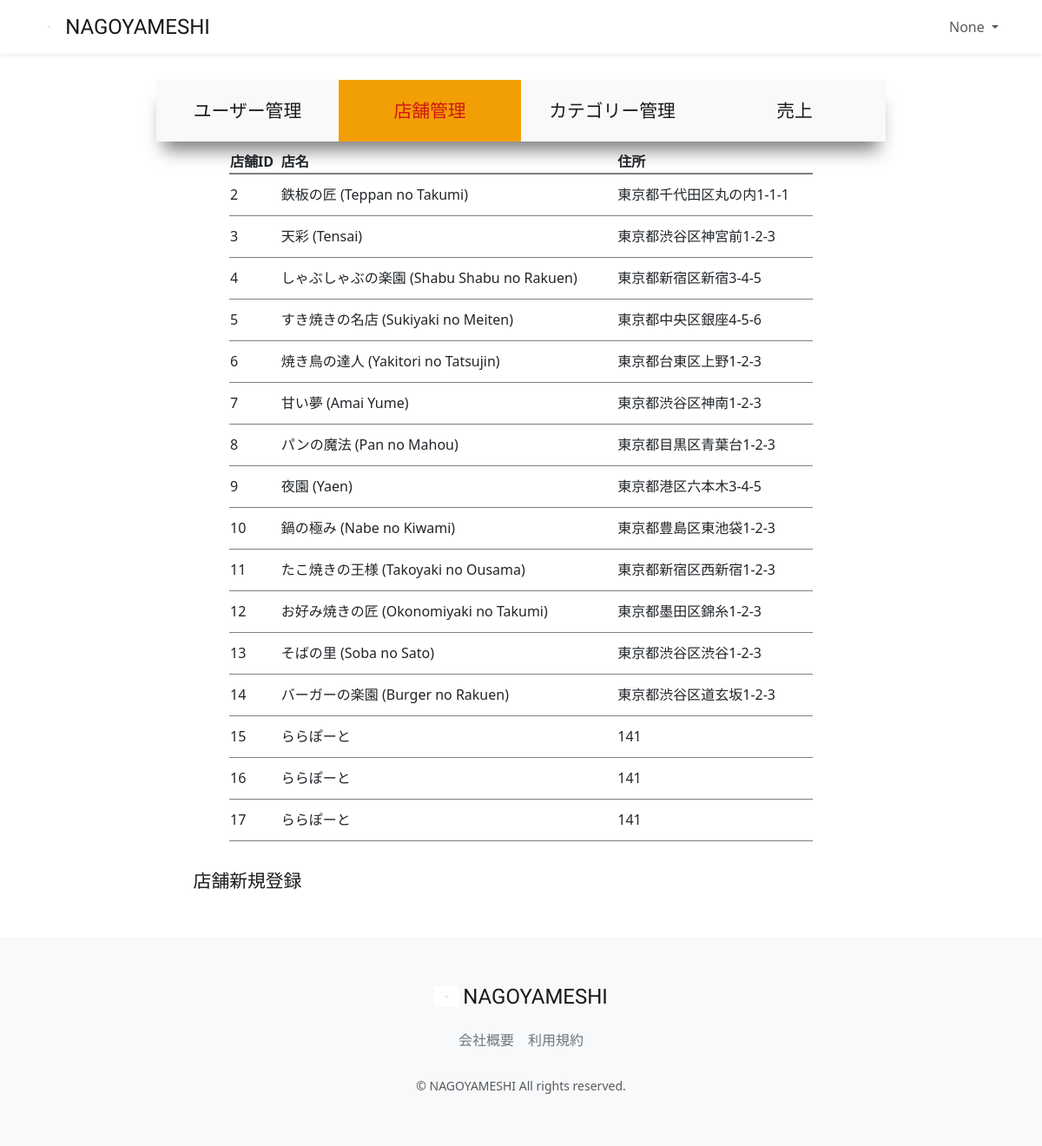
Before: /accounts/management/restaurant-manage-list (signed in) with the older database file.
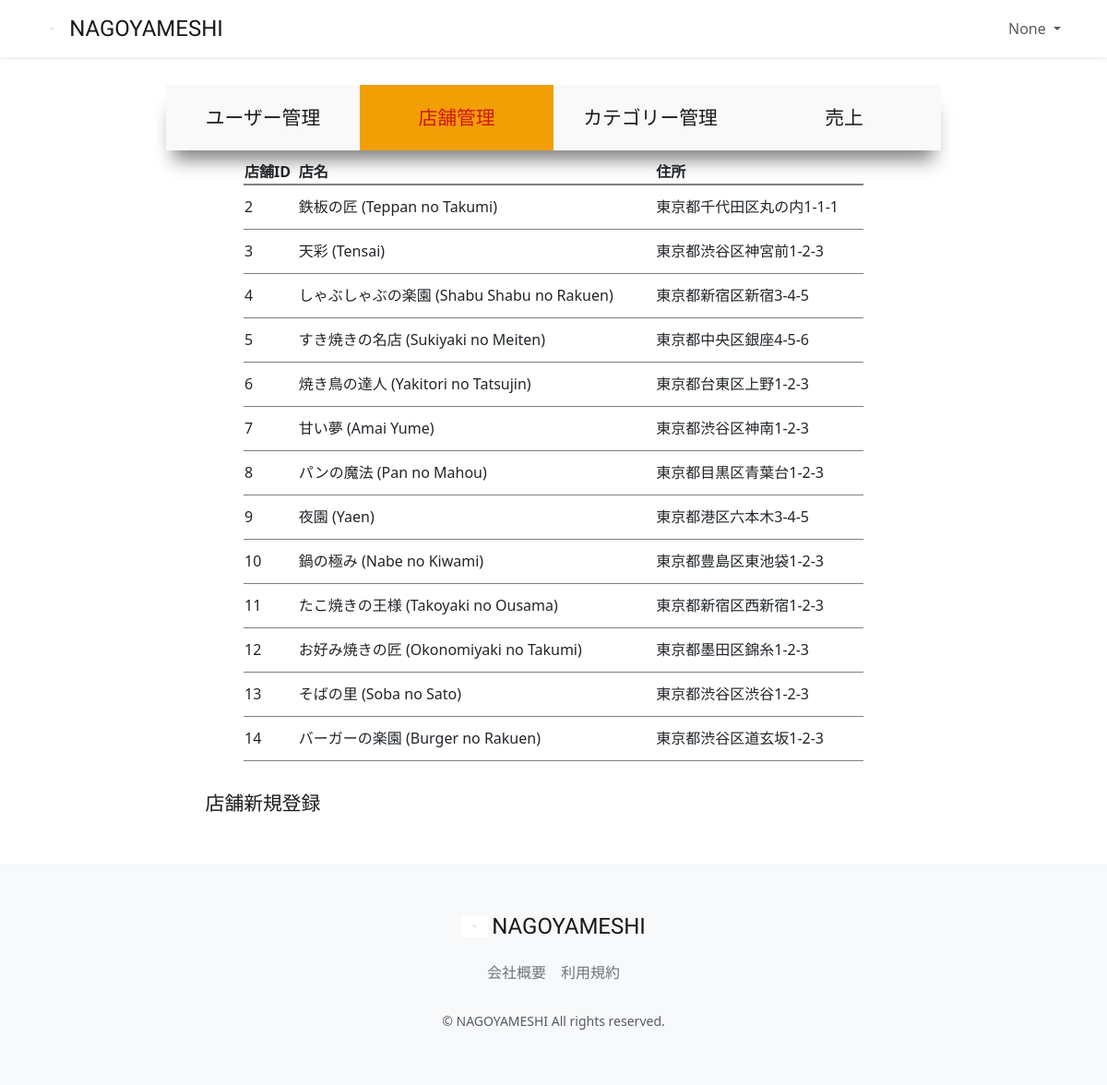
After: the same page with the newer database file.
### restaurant/models.py (models this page shows, shortened)
class Restaurant(models.Model):
    name = models.CharField(verbose_name='店舗名', max_length=64)
    description = models.CharField(verbose_name='説明', max_length=128)
    price = models.CharField(verbose_name='価格帯', max_length=32)
    zip_code = models.CharField(verbose_name='郵便番号', max_length=32)
    address = models.CharField(verbose_name='住所', max_length=128)
    business_time = models.CharField(verbose_name='営業時間', max_length=64)
    close_day_of_week = models.CharField(verbose_name='定休日', max_length=32)
    seats_number = models.CharField(verbose_name='座席数', max_length=32)
    category = models.ForeignKey(Category, verbose_name='カテゴリー', on_delete=models.PROTECT)
    rate = models.FloatField(verbose_name='レート', default=0.0)
    review_num = models.IntegerField(verbose_name='レビュー数', default=0)
    reservation_num = models.IntegerField(verbose_name='予約数', default=0)
    photo = models.ImageField(verbose_name='写真', blank=True, null=True)
    created_at = models.DateTimeField(verbose_name='作成日時', auto_now_add=True)
    updated_at = models.DateTimeField(verbose_name='更新日時', auto_now=True)
    class Meta:
        verbose_name_plural = 'Restaurant'

### accounts/views.py (the view)
# urls.py: path("management/restaurant-manage-list",views.ManagementRestaurantListView.as_view(), name="restaurant_manage_list"),
class ManagementRestaurantListView(onlyManagementUserMixin, generic.ListView):
    template_name = "management/restaurant_manage_list.html"
    model = Restaurant
    def get_context_data(self, **kwargs):
        context = super().get_context_data(**kwargs)
        context["selected"] = "restaurant"
        return context

### accounts/mixins.py (called while the page is built)
    def test_func(self):
        user = self.request.user
        return user.is_staff

### accounts/templates/management/restaurant_manage_list.html (shortened to what this page needs)
{% extends "management/manage_base.html" %}
{% load static %}
{% block sub_content %}
  <table class="manage_list">
    <thead>
      <th>店舗ID</th>
      <th>店名</th>
      <th>住所</th>
    </thead>
    <tbody>
      {% for restaurant in object_list %}
        <tr onclick="location.href='{% url 'restaurant_update' pk=restaurant.pk %}'">
            <td>{{ restaurant.pk }}</td>
            <td>{{ restaurant.name }}</td>
            <td>{{ restaurant.address }}</td>
        </tr>
      {% endfor %}
    </tbody>
  </table>
  <a class="new" href="{% url 'restaurant_create' %}">店舗新規登録</a><br>
{% endblock %}

Changed rows visible on the page:
removed Restaurant: pk "15", name "ららぽーと", address "141"
removed Restaurant: pk "16", name "ららぽーと", address "141"
removed Restaurant: pk "17", name "ららぽーと", address "141"
